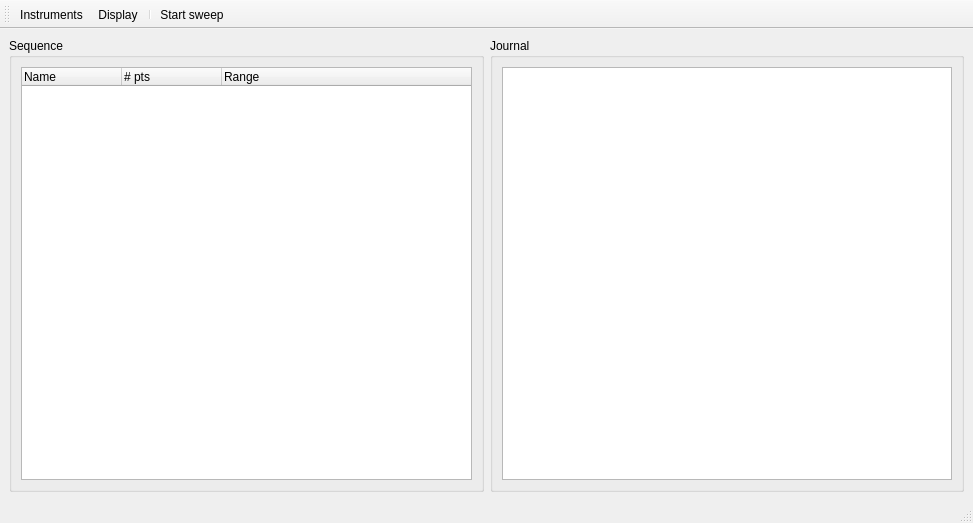
<?xml version="1.0" encoding="UTF-8"?>
<ui version="4.0">
 <class>HglMapperWindow</class>
 <widget class="QMainWindow" name="HglMapperWindow">
  <property name="geometry">
   <rect>
    <x>0</x>
    <y>0</y>
    <width>973</width>
    <height>523</height>
   </rect>
  </property>
  <property name="windowTitle">
   <string>MainWindow</string>
  </property>
  <widget class="QWidget" name="centralwidget">
   <layout class="QHBoxLayout" name="horizontalLayout">
    <item>
     <widget class="QGroupBox" name="groupBox">
      <property name="title">
       <string>Sequence</string>
      </property>
      <layout class="QGridLayout" name="gridLayout">
       <item row="0" column="0">
        <widget class="QTreeWidget" name="treeWidget">
         <property name="dragEnabled">
          <bool>false</bool>
         </property>
         <property name="dragDropMode">
          <enum>QAbstractItemView::DropOnly</enum>
         </property>
         <column>
          <property name="text">
           <string>Name</string>
          </property>
         </column>
         <column>
          <property name="text">
           <string># pts</string>
          </property>
         </column>
         <column>
          <property name="text">
           <string>Range</string>
          </property>
         </column>
        </widget>
       </item>
      </layout>
     </widget>
    </item>
    <item>
     <widget class="QGroupBox" name="groupBox_2">
      <property name="title">
       <string>Journal</string>
      </property>
      <layout class="QHBoxLayout" name="horizontalLayout_2">
       <item>
        <widget class="QTextEdit" name="textEdit"/>
       </item>
      </layout>
     </widget>
    </item>
   </layout>
  </widget>
  <widget class="QMenuBar" name="menubar">
   <property name="geometry">
    <rect>
     <x>0</x>
     <y>0</y>
     <width>973</width>
     <height>26</height>
    </rect>
   </property>
  </widget>
  <widget class="QStatusBar" name="statusbar"/>
  <widget class="QToolBar" name="toolBar">
   <property name="windowTitle">
    <string>toolBar</string>
   </property>
   <attribute name="toolBarArea">
    <enum>TopToolBarArea</enum>
   </attribute>
   <attribute name="toolBarBreak">
    <bool>false</bool>
   </attribute>
   <addaction name="actionInstruments"/>
   <addaction name="actionDisplay"/>
   <addaction name="separator"/>
   <addaction name="actionStartSweep"/>
  </widget>
  <action name="actionInstruments">
   <property name="icon">
    <iconset>
     <normaloff>../resources/instruments.svg</normaloff>../resources/instruments.svg</iconset>
   </property>
   <property name="text">
    <string>Instruments</string>
   </property>
  </action>
  <action name="actionDisplay">
   <property name="icon">
    <iconset>
     <normaloff>../resources/display.svg</normaloff>../resources/display.svg</iconset>
   </property>
   <property name="text">
    <string>Display</string>
   </property>
  </action>
  <action name="actionStartSweep">
   <property name="icon">
    <iconset>
     <normaloff>../resources/play.svg</normaloff>../resources/play.svg</iconset>
   </property>
   <property name="text">
    <string>Start sweep</string>
   </property>
   <property name="toolTip">
    <string>Start sweep</string>
   </property>
  </action>
 </widget>
 <resources/>
 <connections/>
</ui>
